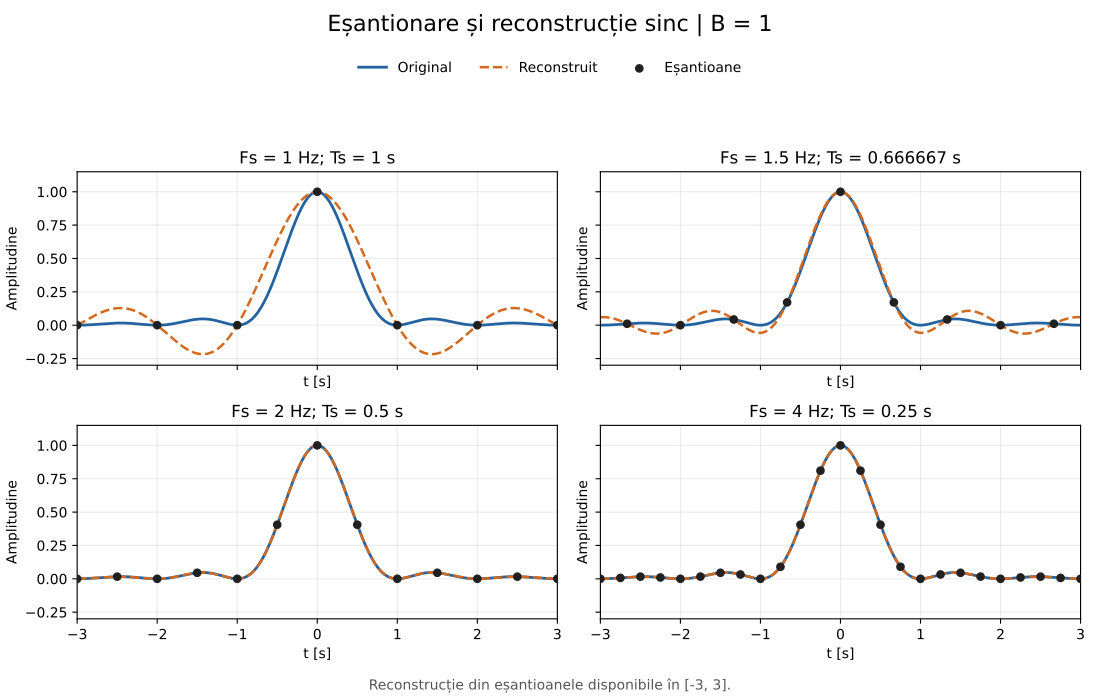

This figure's Python source:
from pathlib import Path
import numpy as np
import matplotlib.pyplot as plt
from matplotlib.backends.backend_pdf import PdfPages

folder = Path(__file__).resolve().parent
t = np.linspace(-3, 3, 2001)
frecvente = [1, 1.5, 2, 4]

with PdfPages(folder / 'lab6_ex1.pdf') as pdf:
    for B in [1, 2]:
        x = np.sinc(B * t) ** 2
        fig, axe = plt.subplots(2, 2, figsize=(11, 7),
                                sharex=True, sharey=True)

        for ax, Fs in zip(axe.flat, frecvente):
            Ts = 1 / Fs
            n = np.arange(int(np.ceil(-3 * Fs)),
                          int(np.floor(3 * Fs)) + 1)
            tn = n * Ts
            xn = np.sinc(B * tn) ** 2
            xr = np.sinc((t[:, None] - tn) / Ts) @ xn

            ax.plot(t, x, color='#2463a0', lw=2, label='Original')
            ax.plot(t, xr, '--', color='#d2691e', lw=1.8,
                    label='Reconstruit')
            ax.scatter(tn, xn, color='#202020', s=28, zorder=3,
                       label='Eșantioane')
            ax.set_title(f'Fs = {Fs:g} Hz; Ts = {Ts:g} s')
            ax.set_xlabel('t [s]')
            ax.set_ylabel('Amplitudine')
            ax.set_xlim(-3, 3)
            ax.set_ylim(-0.3, 1.15)
            ax.set_xticks(np.arange(-3, 4))
            ax.grid(alpha=0.25)

        fig.suptitle(f'Eșantionare și reconstrucție sinc | B = {B}',
                     fontsize=16, y=0.98)
        fig.legend(*axe[0, 0].get_legend_handles_labels(),
                   loc='upper center', bbox_to_anchor=(0.5, 0.93),
                   ncol=3, frameon=False)
        fig.tight_layout(rect=(0, 0.035, 1, 0.86))
        fig.text(0.5, 0.015,
                 'Reconstrucție din eșantioanele disponibile în [-3, 3].',
                 ha='center', fontsize=10, color='#555555')
        pdf.savefig(fig)
        fig.savefig(folder / f'lab6_ex1_B{B}.png', dpi=180)

plt.show()
